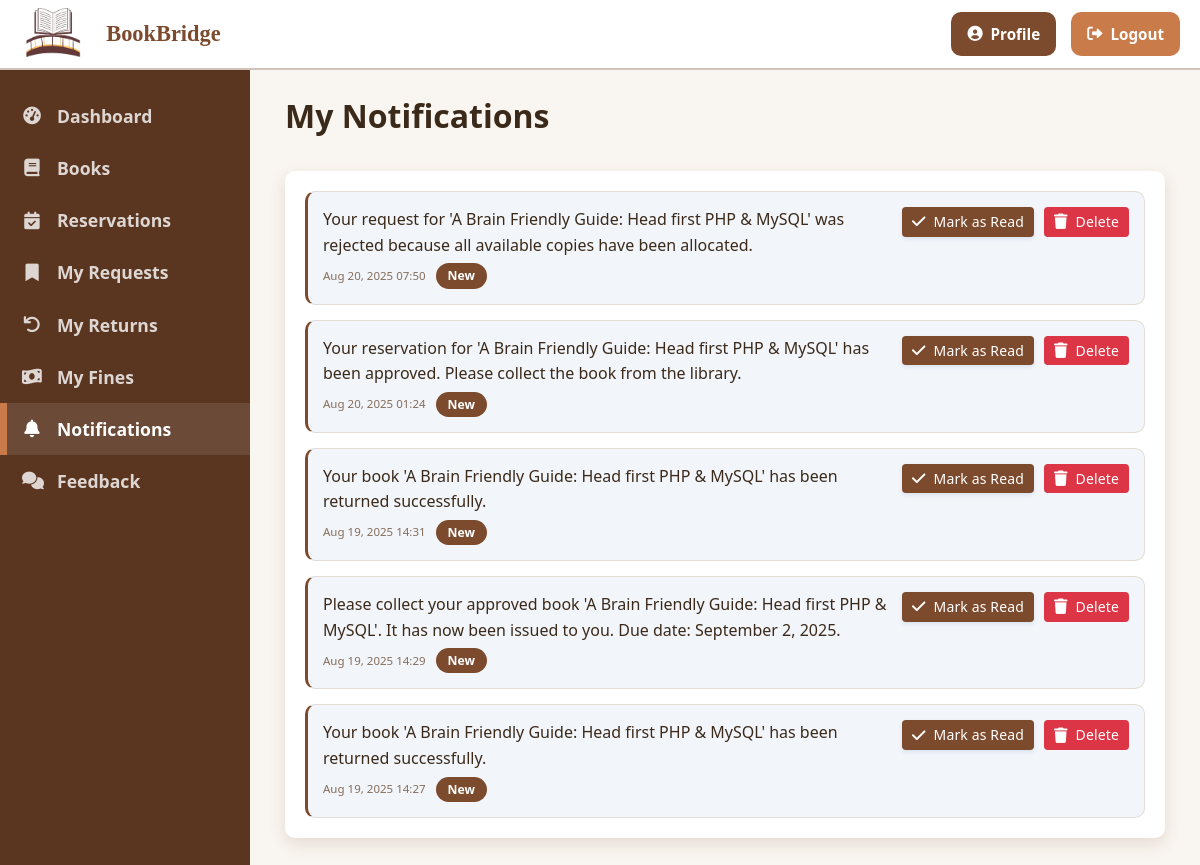
/student/notifications.php (signed in), run on the app's committed database.
### tables this page shows
CREATE TABLE `notifications` (
  `id` int(11) NOT NULL,
  `user_id` int(11) NOT NULL,
  `message` text NOT NULL,
  `is_read` tinyint(1) NOT NULL DEFAULT 0,
  `created_at` timestamp NOT NULL DEFAULT current_timestamp()
);

### student/notifications.php (the view, shortened to what this page needs)
<?php
include_once '../includes/header.php';
$userId = $_SESSION['user_id'];
$notifications = [];
$sql = "SELECT * FROM notifications WHERE user_id = ? ORDER BY created_at DESC";
$stmt = $conn->prepare($sql);
$stmt->bind_param("i", $userId);
$stmt->execute();
$result = $stmt->get_result();
if ($result) {
    while ($row = $result->fetch_assoc()) {
        $notifications[] = $row;
    }
}
?>
<div class="container">
    <h1 class="page-book_name" style="margin-bottom: 30px;">My Notifications</h1>
    <div class="card" >
        <div class="card-body" >
            <?php if (count($notifications) > 0): ?>
                <div class="notification-list">
                    <?php foreach ($notifications as $notification): ?>
                        <div class="notification-item <?php echo !$notification['is_read'] ? 'unread' : ''; ?>">
                            <div class="notification-content">
                                <div class="notification-message">
                                    <?php echo htmlspecialchars($notification['message']); ?>
                                </div>
                                <div class="notification-meta">
                                    <span class="notification-time">
                                        <?php echo date('M d, Y H:i', strtotime($notification['created_at'])); ?>
                                    </span>
                                    <?php if (!$notification['is_read']): ?>
                                        <span class="badge badge-primary">New</span>
                                    <?php endif; ?>
                                </div>
                            </div>
                            <div class="notification-actions">
                                <?php if (!$notification['is_read']): ?>
                                    <a href="?mark_read=1&id=<?php echo $notification['id']; ?>" class="btn btn-sm btn-primary">
                                        <i class="fas fa-check"></i> Mark as Read
                                    </a>
                                <?php endif; ?>
                                <a href="?delete=<?php echo $notification['id']; ?>" class="btn btn-sm btn-danger" onclick="return confirm('Are you sure you want to delete this notification?')">
                                    <i class="fas fa-trash"></i> Delete
                                </a>
                            </div>
                        </div>
                    <?php endforeach; ?>
                </div>
            <?php else: ?>
                <p class="text-center">No notifications found.</p>
            <?php endif; ?>
        </div>
    </div>
</div>
<?php include_once '../includes/footer.php'; ?>

### css/style.css (style rules this page uses)
:root { --primary-color: #7C4A2D; --primary-light: #A66E4A; --primary-dark: #5A3620; --secondary-color: #F9F5F0; --accent-color: #C97B4A; --success-color: #6D9A58; --warning-color: #E68A2E; --danger-color: #B34343; --text-color: #3B2A1A; --text-light: #846D5B; --white: #FFFFFF; --gray-100: #F4EFEB; --gray-200: #E3DCD7; --gray-300: #CFC3BC; --gray-400: #B0A49C; --gray-500: #8E7C71; --border-radius: 10px; --box-shadow: 0 6px 16px rgba(124, 74, 45, 0.15); --transition: all 0.3s ease-in-out; }
* { margin: 0; padding: 0; box-sizing: border-box; }
body { font-family: 'Segoe UI', Tahoma, Geneva, Verdana, sans-serif; line-height: 1.6; color: var(--text-color); background-color: var(--secondary-color); }
a { text-decoration: none; color: var(--primary-color); transition: var(--transition); }
.container { width: 100%; max-width: 1200px; margin: 0 auto; padding: 0 15px; }
.btn { display: inline-flex; align-items: center; justify-content: center; padding: 10px 20px; border: none; border-radius: var(--border-radius); cursor: pointer; font-weight: 500; transition: var(--transition); text-align: center; gap: 8px; font-size: 0.95em; line-height: 1.4; letter-spacing: 0.01em; white-space: nowrap; }
.btn i { font-size: 1.1em; }
.btn-primary { background-color: var(--primary-color); color: var(--white); box-shadow: 0 2px 4px rgba(13, 71, 161, 0.1); }
.btn-danger { background-color: var(--danger-color); color: var(--white); }
.btn-sm { padding: 6px 12px; font-size: 0.875em; }
.card { background-color: var(--white); border-radius: var(--border-radius); box-shadow: var(--box-shadow); margin-bottom: 20px; overflow: hidden; transition: var(--transition); }
.card-body { padding: 20px; }
.badge { display: inline-flex; align-items: center; padding: 4px 12px; border-radius: 50px; font-size: 0.85em; font-weight: 600; line-height: 1.4; white-space: nowrap; }
.badge-primary { background-color: var(--primary-color); color: var(--white); }
.btn { padding: 5px 10px; border-radius: 4px; cursor: pointer; }
.btn-danger { background-color: #dc3545; color: white; border: none; }

### css/dashboard.css (style rules this page uses)
.notification-list { max-height: 300px; overflow-y: auto; }
.notification-item { padding: 10px 15px; border-bottom: 1px solid var(--gray-200); transition: var(--transition); }
.notification-item.unread { background-color: rgba(13, 71, 161, 0.05); }
.notification-message { margin-bottom: 5px; }
.notification-time { font-size: 0.8em; color: var(--text-light); }

### student/notifications.php (style rules this page uses)
.notification-list { display: flex; flex-direction: column; gap: 15px; max-height: 70vh; }
.notification-item { background: var(--white); border-radius: var(--border-radius); padding: 15px; display: flex; justify-content: space-between; align-items: flex-start; border: 1px solid var(--gray-200); transition: var(--transition); }
.notification-item.unread { background-color: rgba(13, 71, 161, 0.05); border-left: 3px solid var(--primary-color); }
.notification-content { flex: 1; margin-right: 15px; }
.notification-message { margin-bottom: 5px; }
.notification-meta { font-size: 0.9em; color: var(--text-light); display: flex; align-items: center; gap: 10px; }
.notification-actions { display: flex; gap: 10px; }

### data on the page
notifications: message "Your request for 'A Brain Friendly Guide: Head first PHP & MySQL' was rejected because all available copies have been allocated.", created_at "Aug 20, 2025 07:50", is_read "New"
notifications: message "Your reservation for 'A Brain Friendly Guide: Head first PHP & MySQL' has been approved. Please collect the book from the library.", created_at "Aug 20, 2025 01:24", is_read "New"
notifications: message "Your book 'A Brain Friendly Guide: Head first PHP & MySQL' has been returned successfully.", created_at "Aug 19, 2025 14:31", is_read "New"
notifications: message "Please collect your approved book 'A Brain Friendly Guide: Head first PHP & MySQL'. It has now been issued to you. Due date: September 2, 2025.", created_at "Aug 19, 2025 14:29", is_read "New"
notifications: message "Your book 'A Brain Friendly Guide: Head first PHP & MySQL' has been returned successfully.", created_at "Aug 19, 2025 14:27", is_read "New"
